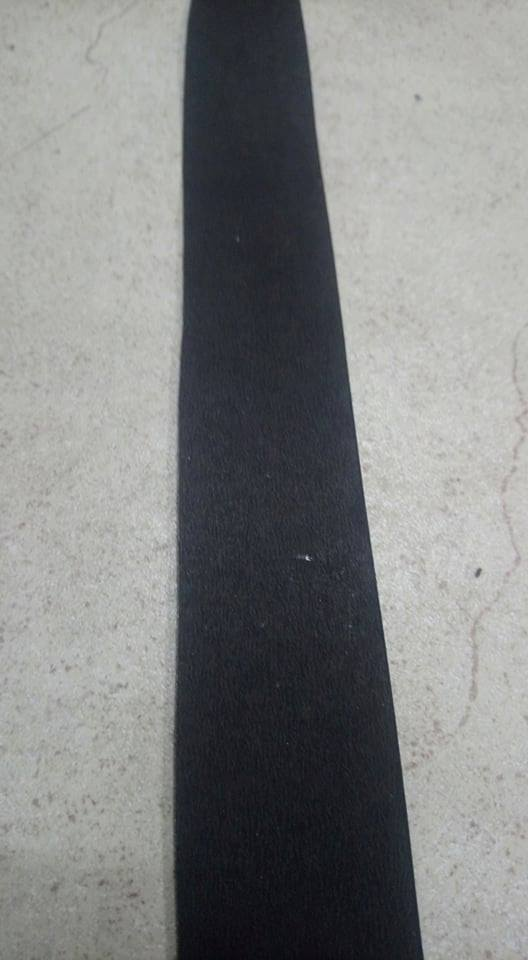
#> input picture sample.jpg, 528 x 960 px
$ python Line_detect_img.py
#> lines starting #> are read from the running program, lines starting #| are printed output that depends on the picture; after the words box and inside, x2 and y2 are one past the last pixel; in counts of white or black regions, pixels touching at a corner belong together
import cv2
import numpy as np
import matplotlib.pyplot as plt

def slope(x1, y1, x2, y2):
    m = (y2-y1)/(x2-x1)
    return m

img = cv2.imread('sample.jpg')
#> img is the input picture: shape (960, 528, 3); mean B, G, R 130.7, 131, 129.6

gray = cv2.cvtColor(img, cv2.COLOR_BGR2GRAY)
gray = cv2.GaussianBlur(gray, (9, 9), 0)

#thresholding
thresholded = cv2.threshold(gray,
                                100,
                                255,
                                cv2.THRESH_BINARY)[1]
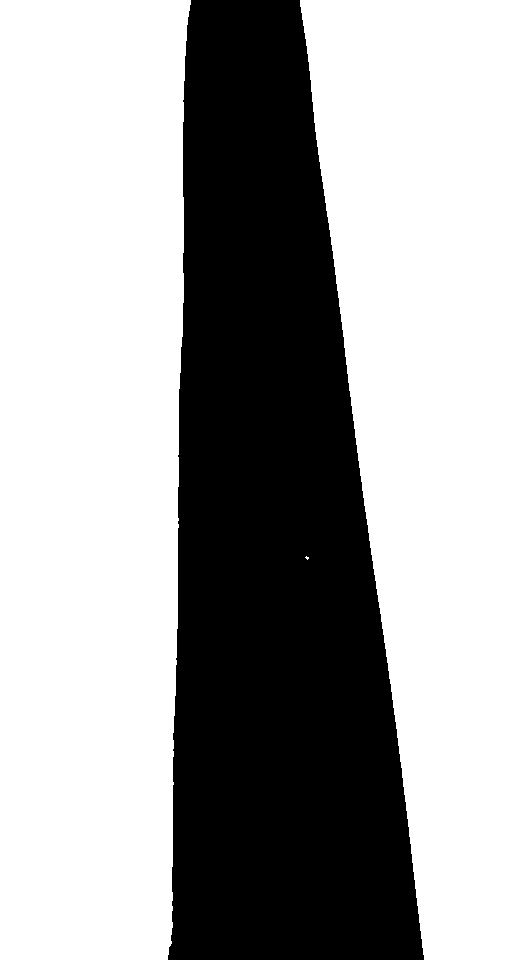
#> thresholded: shape (960, 528); 65.3% white; 1 black region, box (x1, y1, x2, y2) and area: (168, 0, 424, 960) 175946
#reversing the image
thresholded = 255 - thresholded

#making kernel and applying erosion to avoid noise
kernel = np.ones((10,10),np.uint8)
erosion = cv2.erode(thresholded,kernel,iterations = 1)
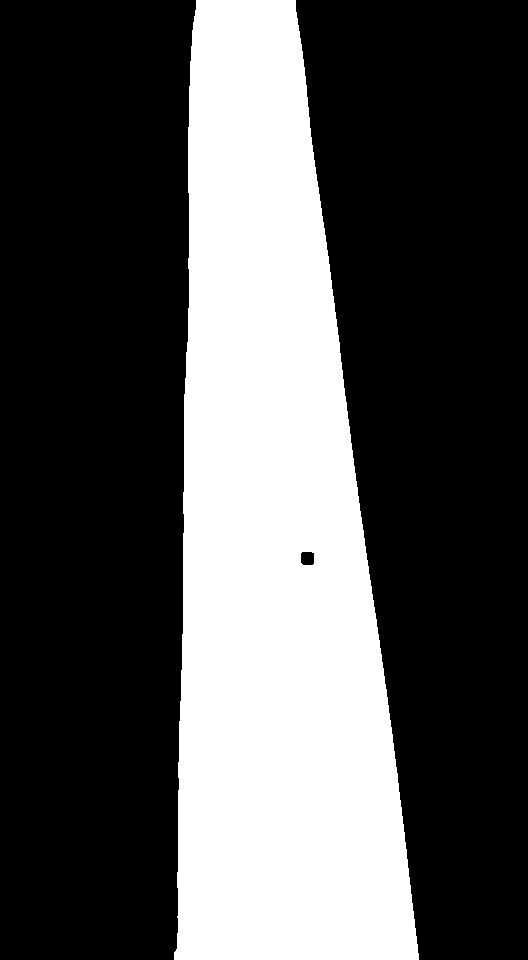
#> erosion: shape (960, 528); 32.8% white; 1 white region, box (x1, y1, x2, y2) and area: (174, 0, 419, 960) 166335

#finding the mid points of the lines
mid_points = []
for i in range(0,erosion.shape[0],100):
    d = np.argwhere(erosion[i] == 255)
    avg = (d[0] + d[-1])/2
    mid_points.append((i, int(avg)))
#> this loop made 10 passes
#> avg on passes 1 to 10: [245.5], [248], [254], [261], [264.5], [270.5], [278], [284], [289], [294.5]
#> after the loop, mid_points = [(0, 245), (100, 248), (200, 254), (300, 261), (400, 264), (500, 270), (600, 278), (700, 284), (800, 289), (900, 294)]

plt.imshow(erosion)
cv2.line(img,mid_points[-1][::-1],mid_points[0][::-1],(0,255,255),2)
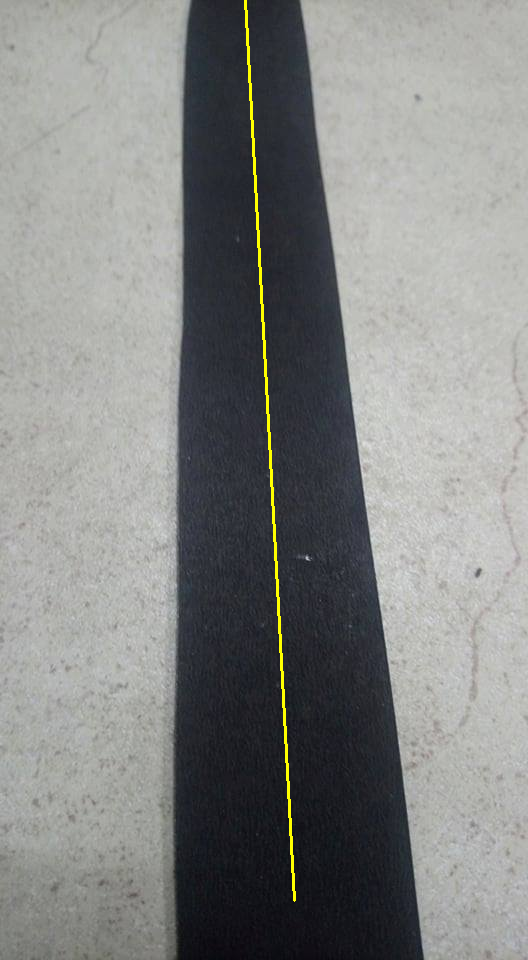
#> img: shape (960, 528, 3); 0.53% of pixels changed, all inside (x1, y1, x2, y2) = (244, 0, 296, 902)
cv2.imwrite('houghlines5.jpg',img)

$ run again, with test_.jpg copied over sample.jpg
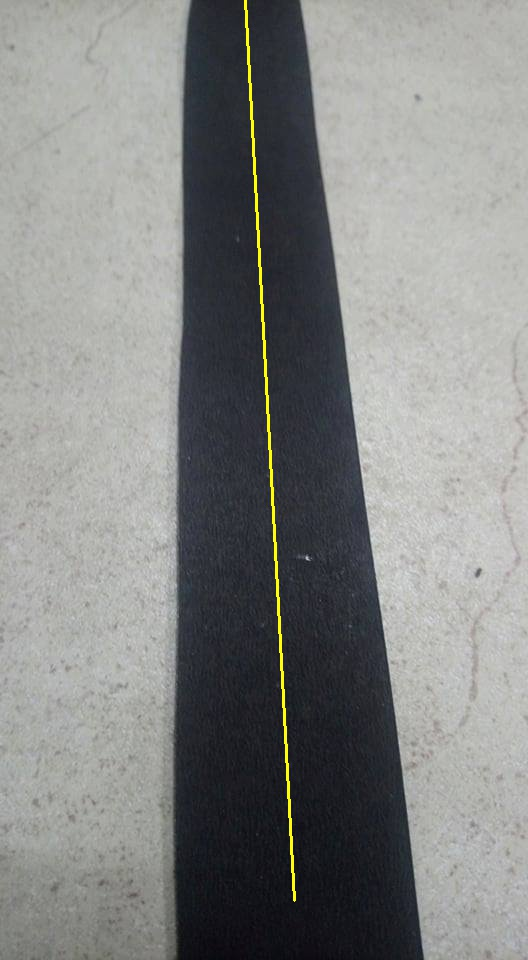
#> input picture test_.jpg, 528 x 960 px
#> img is the input picture: shape (960, 528, 3); mean B, G, R 130.6, 132.1, 130.8
#> `thresholded = cv2.threshold(gray, 100, 255, cv2.THRESH_BINARY)[1]`:
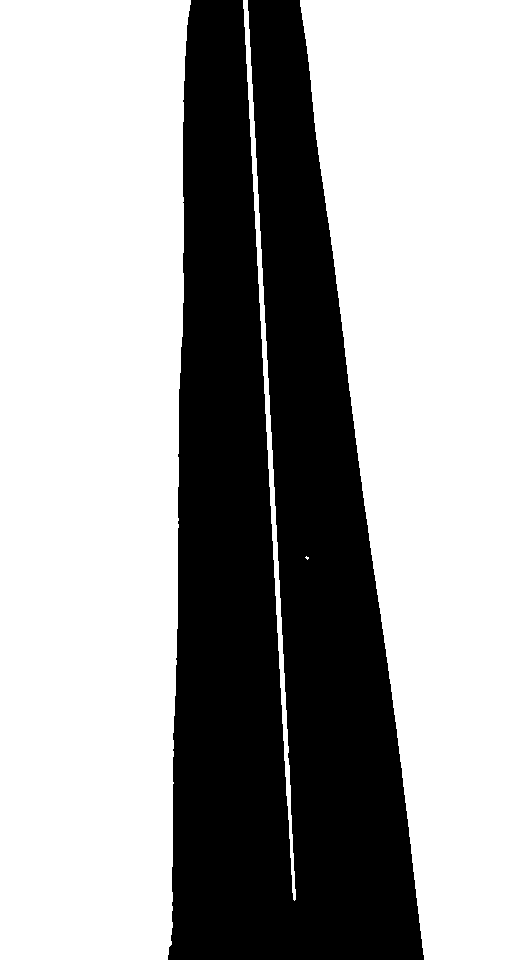
#> thresholded: shape (960, 528); 66.1% white; 1 black region, box (x1, y1, x2, y2) and area: (168, 0, 424, 960) 171716
#> erosion: shape (960, 528); 30.3% white; 1 white region, box (x1, y1, x2, y2) and area: (174, 0, 419, 960) 153488
#> the loop `for i in range(0,erosion.shape[0],100):` made 10 passes
#> avg on passes 1 to 8: [245.5], [248], [254], [261], [264.5], [270.5], [278], [284]
#> after the loop `for i in range(0,erosion.shape[0],100):`: mid_points = [(0, 245), (100, 248), (200, 254), (300, 261), (400, 264), (500, 270), (600, 278), (700, 284), (800, 289), (900, 294)]
#> `cv2.line(img,mid_points[-1][::-1],mid_points[0][::-1],(0,255,255),2)`:
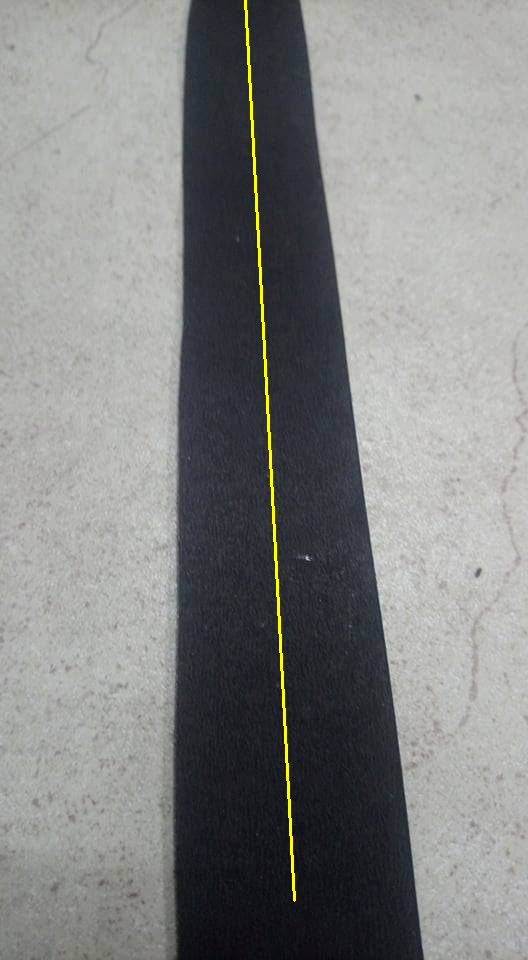
#> img: shape (960, 528, 3); 0.53% of pixels changed, all inside (x1, y1, x2, y2) = (244, 0, 296, 902)
